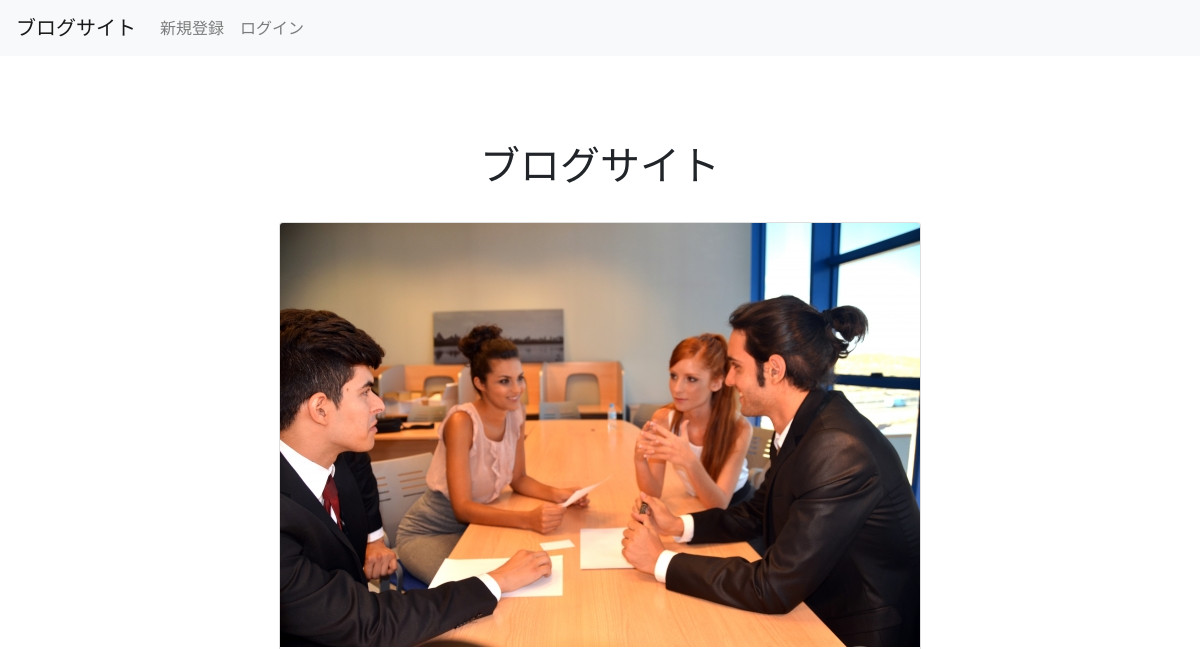
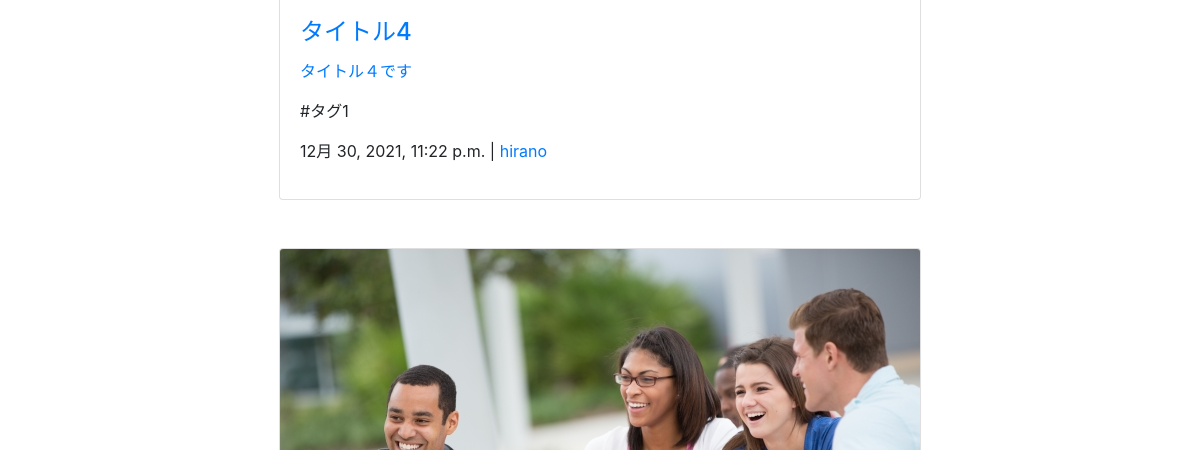
/ (upper part), run on an earlier commit of the app's database (2 pictures, top to bottom).
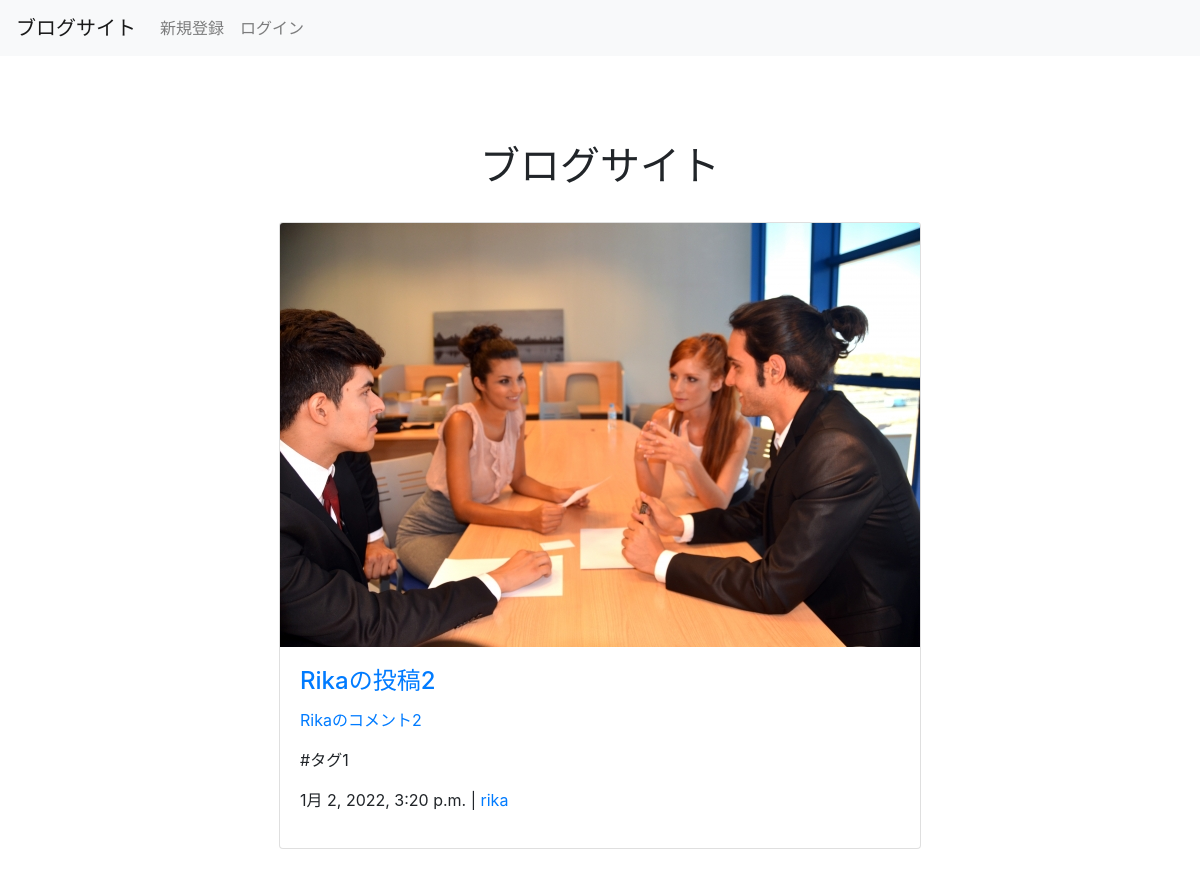
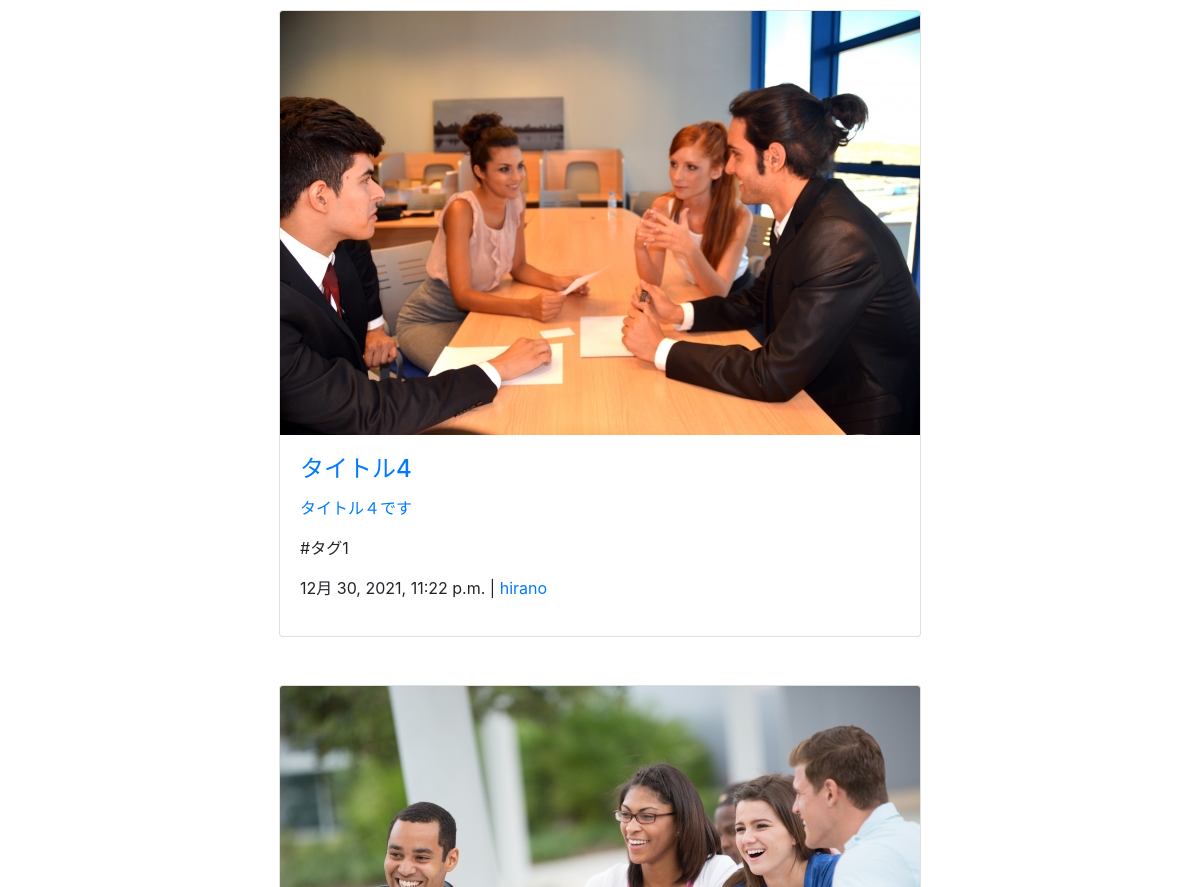
And on a later commit of the database (2 pictures, top to bottom).
### blog_app/models.py (models this page shows, shortened)
class Post(models.Model):
    title = models.CharField('タイトル', max_length=35)
    text = models.TextField('本文')
    image = models.ImageField('画像', upload_to='images', blank=True)
    created_at = models.DateTimeField('投稿日', default=timezone.now)
    tag = models.ForeignKey(Tag, verbose_name='タグ', on_delete=models.PROTECT)
    user = models.ForeignKey(User, on_delete=models.CASCADE)

class Tag(models.Model):
    tag = models.CharField('タグ名', max_length=50)
    def __str__(self):
        return self.tag

### blog_app/views.py (the view)
# urls.py: path('', index, name='index'),
def index(request):
    posts = Post.objects.all().order_by('-created_at')
    return render(request, 'blog_app/index.html', {'posts': posts})

### templates/blog_app/index.html (shortened to what this page needs)
{% extends 'base.html' %}
{% block content %}
<h1 class="mt-5 pt-4 text-center">ブログサイト</h1>
<div class="d-flex justify-content-center flex-wrap">
{% for post in posts%}
<a href="{% url 'blog_app:detail' post_id=post.id %}">
 <div class="card m-4" style="min-width: 300; max-height: 490;">
   {% if post.image %}
   <img style="max-width: 300; max-height: 300;" class="card-img-top" src="{{ post.image.url }}">
   {% else %}
   <div class="p-1 border border-secondary text-center pt-5" style="min-width: 300; min-height: 225;">No Image</div>
   {% endif %}
   <div class="card-body">
     <h4 class="card-title">{{post.title|truncatechars:10 | linebreaksbr}}</h4>
     <p class="card-text">
       {{ post.text|truncatechars:17 }}
     </p>
   </a>
     <p>#{{post.tag}}</p>
     <p>{{post.created_at}} |
     <a href="{% url 'user_app:detail' post.user.id %}">{{post.user.username}}</a></p>
 </div>
</div>
{% endfor %}
{% endblock %}

### templates/base.html (shortened to what this page needs)
{% load static %}
<!doctype html>
<html lang="en">
  <head>
    <link rel="stylesheet" href="{% static 'css/style.css' %}">
    <link rel="stylesheet" href="https://stackpath.bootstrapcdn.com/bootstrap/4.3.1/css/bootstrap.min.css">
  </head>
  <body style="padding-top:70px">
        {% include 'header.html' %}
        <div class="container">
            {% block content %}
            {% endblock %}
  </body>
</html>

### templates/header.html (shortened to what this page needs)
<nav class="navbar fixed-top navbar-expand-lg navbar-light bg-light">
    <a class="navbar-brand" href="{% url 'blog_app:index' %}">ブログサイト</a>
    <div class="collapse navbar-collapse" id="navbarTogglerDemo02">
      <ul class="navbar-nav mr-auto mt-2 mt-md-0">
        {% if request.user.is_authenticated %}
        <li class="nav-item">
          <a class="nav-link" href="{% url 'user_app:detail' request.user.id %}">{{request.user.username}}</a>
        </li>
        <li class="nav-item">
          <a class="nav-link" href="{% url 'blog_app:add' %}">投稿</a>
        </li>
        <li class="nav-item">
          <a class="nav-link" href="{% url 'user_app:logout' %}">ログアウト</a>
        </li>
        {% else %}
        <li class="nav-item">
          <a class="nav-link" href="{% url 'user_app:signup' %}">新規登録</a>
        </li>
        <li class="nav-item">
          <a class="nav-link" href="{% url 'user_app:login' %}">ログイン</a>
        </li>
        {% endif %}
      </ul>
    </div>
  </nav>

### static/css/style.css (style rules this page uses)
html { min-height: 100vh; position: relative; padding-bottom: 120px; }

What changed in the data, as far as the page shows it:
added Post: image (picture), title "Rikaの投稿2", text "Rikaのコメント2", tag "タグ1", created_at "1月 2, 2022, 3:20 p.m.", user.username "rika"
